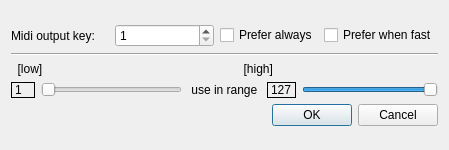
<ui version="4.0" >
 <class>OutputInstrumentViewBase</class>
 <widget class="QDialog" name="OutputInstrumentViewBase" >
  <property name="geometry" >
   <rect>
    <x>0</x>
    <y>0</y>
    <width>449</width>
    <height>150</height>
   </rect>
  </property>
  <property name="windowTitle" >
   <string>Dialog</string>
  </property>
  <layout class="QVBoxLayout" >
   <item>
    <layout class="QVBoxLayout" >
     <item>
      <layout class="QHBoxLayout" >
       <item>
        <widget class="QLabel" name="label" >
         <property name="text" >
          <string>Midi output key:</string>
         </property>
        </widget>
       </item>
       <item>
        <widget class="QSpinBox" name="midiOutputSpinBox" >
         <property name="minimum" >
          <number>1</number>
         </property>
         <property name="maximum" >
          <number>127</number>
         </property>
        </widget>
       </item>
       <item>
        <widget class="QCheckBox" name="highProbabiltyCheckBox" >
         <property name="toolTip" >
          <string>If this instrument is to be used more often than others check this box.</string>
         </property>
         <property name="statusTip" >
          <string/>
         </property>
         <property name="text" >
          <string>Prefer always</string>
         </property>
        </widget>
       </item>
       <item>
        <widget class="QCheckBox" name="preferWhenFastCheckBox" >
         <property name="toolTip" >
          <string>If this instrument is to be used more often when used often, check this checkbox.</string>
         </property>
         <property name="statusTip" >
          <string/>
         </property>
         <property name="text" >
          <string>Prefer when fast</string>
         </property>
        </widget>
       </item>
      </layout>
     </item>
     <item>
      <widget class="Line" name="line_4" >
       <property name="orientation" >
        <enum>Qt::Horizontal</enum>
       </property>
      </widget>
     </item>
     <item>
      <layout class="QHBoxLayout" >
       <item>
        <widget class="QLabel" name="label_3" >
         <property name="sizePolicy" >
          <sizepolicy vsizetype="Fixed" hsizetype="Preferred" >
           <horstretch>0</horstretch>
           <verstretch>0</verstretch>
          </sizepolicy>
         </property>
         <property name="text" >
          <string>  [low]</string>
         </property>
        </widget>
       </item>
       <item>
        <widget class="Line" name="line_2" >
         <property name="sizePolicy" >
          <sizepolicy vsizetype="Fixed" hsizetype="Fixed" >
           <horstretch>0</horstretch>
           <verstretch>0</verstretch>
          </sizepolicy>
         </property>
         <property name="orientation" >
          <enum>Qt::Vertical</enum>
         </property>
        </widget>
       </item>
       <item>
        <widget class="Line" name="line_3" >
         <property name="sizePolicy" >
          <sizepolicy vsizetype="Fixed" hsizetype="Fixed" >
           <horstretch>0</horstretch>
           <verstretch>0</verstretch>
          </sizepolicy>
         </property>
         <property name="orientation" >
          <enum>Qt::Vertical</enum>
         </property>
        </widget>
       </item>
       <item>
        <widget class="QLabel" name="label_4" >
         <property name="sizePolicy" >
          <sizepolicy vsizetype="Fixed" hsizetype="Preferred" >
           <horstretch>0</horstretch>
           <verstretch>0</verstretch>
          </sizepolicy>
         </property>
         <property name="layoutDirection" >
          <enum>Qt::RightToLeft</enum>
         </property>
         <property name="text" >
          <string>  [high]</string>
         </property>
        </widget>
       </item>
      </layout>
     </item>
     <item>
      <layout class="QHBoxLayout" >
       <item>
        <layout class="QHBoxLayout" >
         <item>
          <widget class="QLabel" name="lowRangeLabel" >
           <property name="minimumSize" >
            <size>
             <width>24</width>
             <height>0</height>
            </size>
           </property>
           <property name="frameShape" >
            <enum>QFrame::Box</enum>
           </property>
           <property name="text" >
            <string>1</string>
           </property>
          </widget>
         </item>
         <item>
          <widget class="QSlider" name="lowRangeSlider" >
           <property name="minimum" >
            <number>1</number>
           </property>
           <property name="maximum" >
            <number>127</number>
           </property>
           <property name="orientation" >
            <enum>Qt::Horizontal</enum>
           </property>
          </widget>
         </item>
        </layout>
       </item>
       <item>
        <widget class="QLabel" name="label_5" >
         <property name="text" >
          <string> use in range </string>
         </property>
        </widget>
       </item>
       <item>
        <layout class="QHBoxLayout" >
         <item>
          <widget class="QLabel" name="highRangeLabel" >
           <property name="minimumSize" >
            <size>
             <width>24</width>
             <height>0</height>
            </size>
           </property>
           <property name="frameShape" >
            <enum>QFrame::Box</enum>
           </property>
           <property name="text" >
            <string>127</string>
           </property>
          </widget>
         </item>
         <item>
          <widget class="QSlider" name="highRangeSlider" >
           <property name="minimum" >
            <number>1</number>
           </property>
           <property name="maximum" >
            <number>127</number>
           </property>
           <property name="value" >
            <number>127</number>
           </property>
           <property name="orientation" >
            <enum>Qt::Horizontal</enum>
           </property>
          </widget>
         </item>
        </layout>
       </item>
      </layout>
     </item>
     <item>
      <widget class="QDialogButtonBox" name="buttonBox" >
       <property name="orientation" >
        <enum>Qt::Horizontal</enum>
       </property>
       <property name="standardButtons" >
        <set>QDialogButtonBox::Cancel|QDialogButtonBox::NoButton|QDialogButtonBox::Ok</set>
       </property>
      </widget>
     </item>
    </layout>
   </item>
  </layout>
 </widget>
 <resources/>
 <connections>
  <connection>
   <sender>buttonBox</sender>
   <signal>accepted()</signal>
   <receiver>OutputInstrumentViewBase</receiver>
   <slot>accept()</slot>
   <hints>
    <hint type="sourcelabel" >
     <x>248</x>
     <y>254</y>
    </hint>
    <hint type="destinationlabel" >
     <x>157</x>
     <y>274</y>
    </hint>
   </hints>
  </connection>
  <connection>
   <sender>buttonBox</sender>
   <signal>rejected()</signal>
   <receiver>OutputInstrumentViewBase</receiver>
   <slot>reject()</slot>
   <hints>
    <hint type="sourcelabel" >
     <x>316</x>
     <y>260</y>
    </hint>
    <hint type="destinationlabel" >
     <x>286</x>
     <y>274</y>
    </hint>
   </hints>
  </connection>
  <connection>
   <sender>highRangeSlider</sender>
   <signal>valueChanged(int)</signal>
   <receiver>highRangeLabel</receiver>
   <slot>setNum(int)</slot>
   <hints>
    <hint type="sourcelabel" >
     <x>215</x>
     <y>107</y>
    </hint>
    <hint type="destinationlabel" >
     <x>165</x>
     <y>108</y>
    </hint>
   </hints>
  </connection>
  <connection>
   <sender>lowRangeSlider</sender>
   <signal>valueChanged(int)</signal>
   <receiver>lowRangeLabel</receiver>
   <slot>setNum(int)</slot>
   <hints>
    <hint type="sourcelabel" >
     <x>75</x>
     <y>107</y>
    </hint>
    <hint type="destinationlabel" >
     <x>25</x>
     <y>108</y>
    </hint>
   </hints>
  </connection>
 </connections>
</ui>
